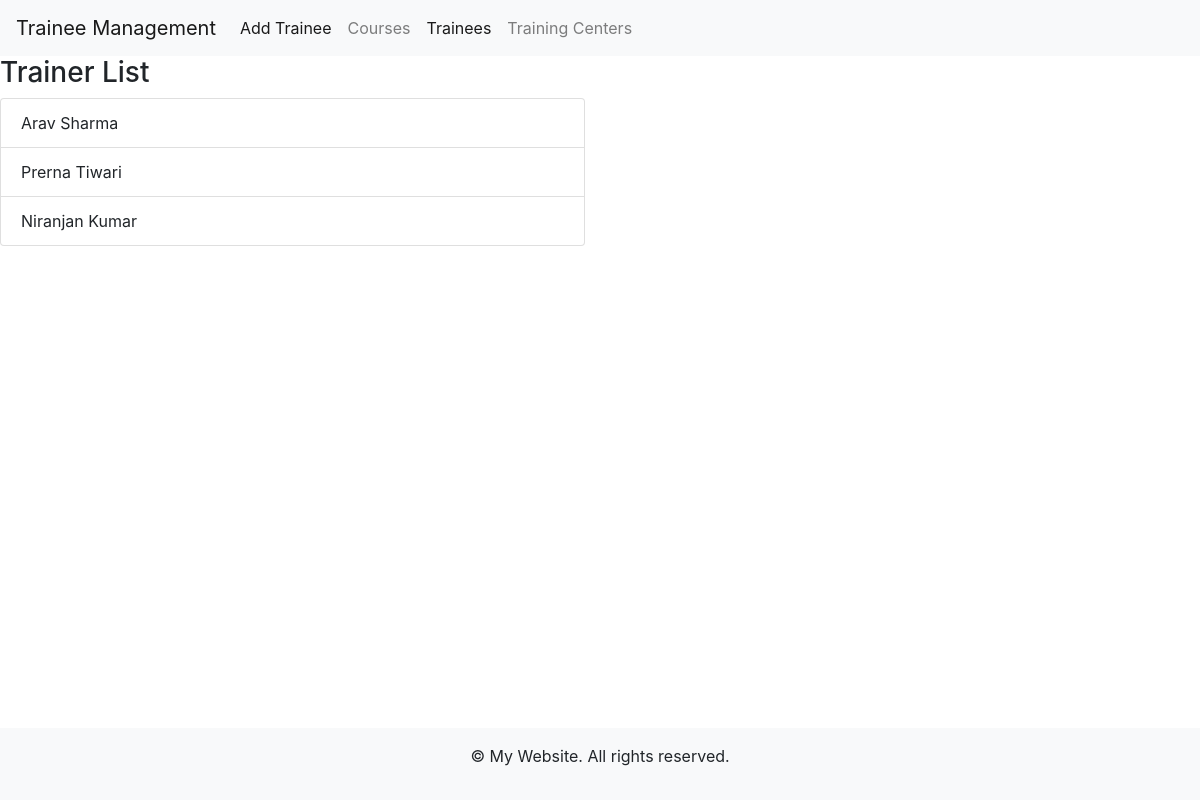
The page /trainer_list/ on the database its author committed.
### trainee/models.py (models this page shows, shortened)
class Trainer(models.Model):
    id = models.AutoField(primary_key=True)
    name = models.CharField(max_length=100)
    specialization = models.CharField(max_length=100)
    designation = models.CharField(max_length=100, null=True)

### trainee/views.py (the view)
# urls.py: path('trainer_list/', views.trainer_list, name='trainer_list'),
def trainer_list(request):
    trainers = Trainer.objects.all()
    return render(request, 'trainee/trainer_list.html', {'trainers': trainers})

### trainee/templates/trainee/trainer_list.html (shortened to what this page needs)
{% extends 'trainee/base.html' %}
{% load static %}
{% block content %}
<html>
<head>
    <link rel="stylesheet" href="https://stackpath.bootstrapcdn.com/bootstrap/4.5.2/css/bootstrap.min.css">
    <link rel="stylesheet" type="text/css" href="{% static 'trainee/style.css' %}">
</head>
<body>
    <h3>Trainer List</h3>
    <div class="row">
        <div class="col-md-6">
            <ul class="list-group">
                {% for trainer in trainers %}
                <li class="list-group-item">{{ trainer.name }}</li>
                {% endfor %}
            </ul>
        </div>
    </div>
</body>
</html>
{% endblock %}

### trainee/templates/trainee/base.html (style rules this page uses)
body { margin: 0; padding: 0; display: flex; flex-direction: column; min-height: 100vh; }

### rows shown on the page
Trainer: name "Arav Sharma"
Trainer: name "Prerna Tiwari"
Trainer: name "Niranjan Kumar"
